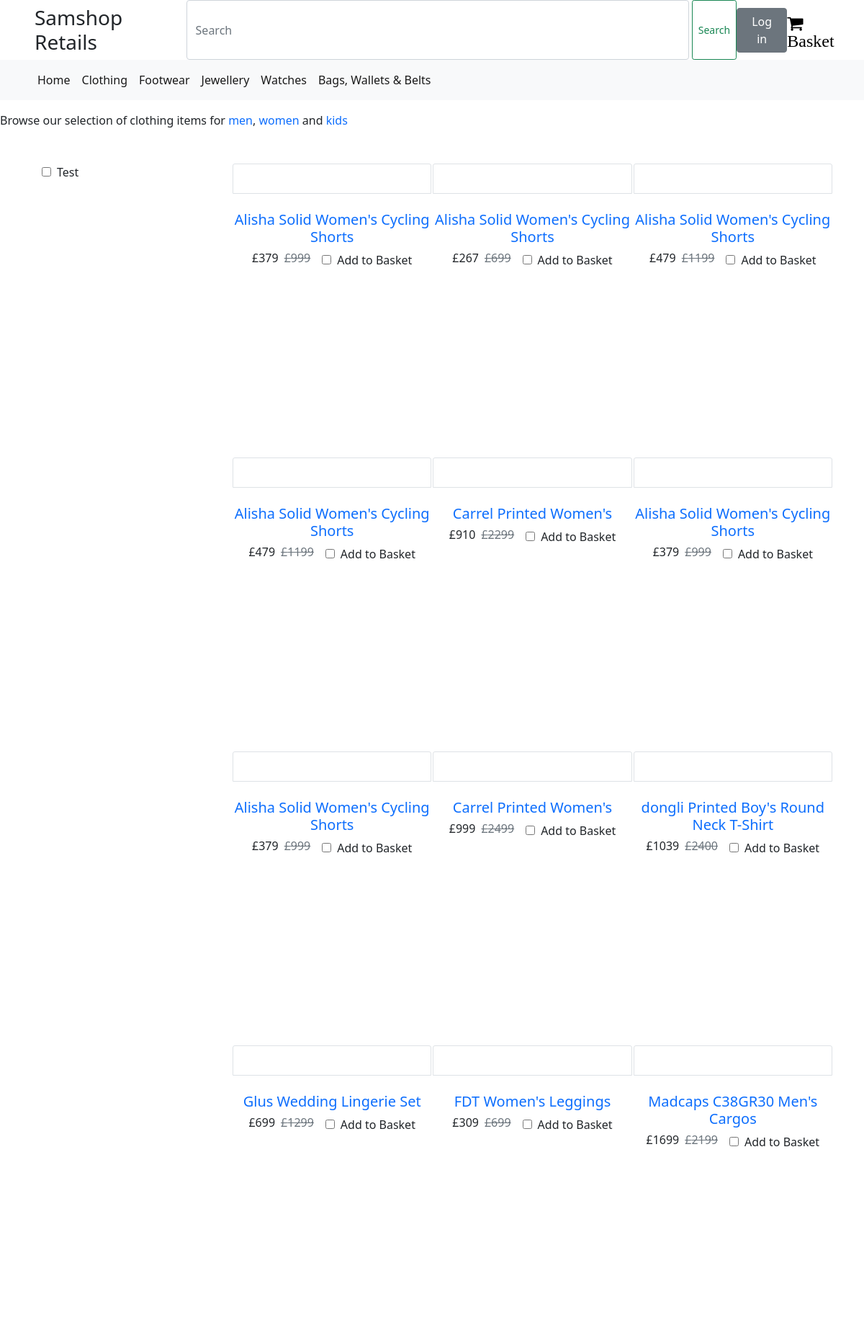
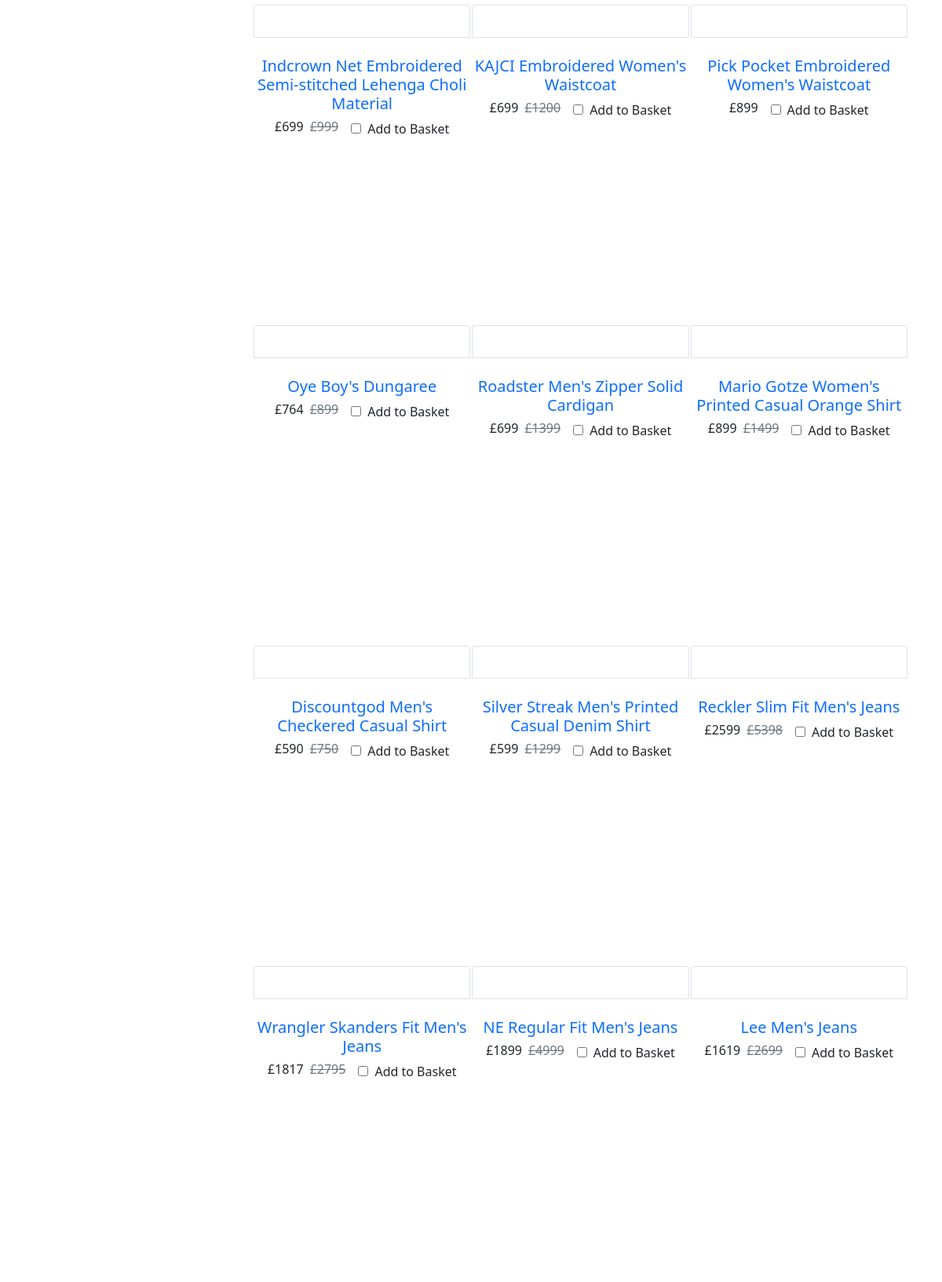
/clothing (upper part), run on the app's committed database (2 pictures, top to bottom).
### samshop/models.py (models this page shows, shortened)
class ProductDetails(models.Model):
    item_name = models.CharField(max_length=2000)
    main_category = models.ForeignKey(MainCategory, on_delete=models.CASCADE)
    sub_category = models.ForeignKey(SubCategory, on_delete=models.CASCADE)
    retail_price = models.IntegerField()
    disc_price = models.IntegerField()
    image1 = models.URLField(max_length=1000)
    image2 = models.URLField(max_length=1000)
    image3 = models.URLField(max_length=1000)
    image4 = models.URLField(max_length=1000)

### samshop/views/general.py (the view)
# urls.py: path('clothing', views.clothing, name='clothing'),
def clothing(request):
    data = ProductDetails.objects.filter(main_category=237)
    paginator = Paginator(data, 51)
    page_number = request.GET.get('page')
    page_obj = paginator.get_page(page_number)
    return render(request, 'samshop/clothing.html', {'page_obj': page_obj})

### samshop/templates/samshop/clothing.html (shortened to what this page needs)
{% extends 'samshop/base.html' %}
{% block content %}
<div>
    <div>
        <div class="mt-3 align-items-center">
            <span>Browse our selection of clothing items for <a href="" class="text-decoration-none">men</a>, <a href="" class="text-decoration-none">women</a> and <a href="" class="text-decoration-none">kids</a></span>
        </div>
        <div class="container d-flex justify-content-between mt-5">
      <div class="col-lg-2">
        <form>
          <input type="checkbox" class="ms-3"><label class="ms-2">Test</label>
        </form>
      </div>
      <div class="col-lg-9  d-flex justify-content-evenly flex-wrap col-md-6 col-sm-12 pb-1">
        {% for row in page_obj %}
        <div class="card product-item border-0 mb-2 border"  style="width: 33%; height: 400px;">
          <div class="card-header border position-relative overflow-hidden bg-transparent">
          </div>
          <div class="card-body border-left border-right text-center p-0 pt-4 pb-3 d-flex flex-column align-items-center">
            <a href="" class="text-decoration-none"><h5 class=" mb-2">{{row.item_name}}</h5></a>
            <div class="d-flex justify-content-center">
              <h6>£{{row.disc_price}}</h6>
              {% if row.disc_price < row.retail_price %}
              <h6 class="text-muted ms-2"><del>£{{row.retail_price}}</del></h6>
              {% endif %}
              <form method="post" action="" class="ms-3">
                <input type="checkbox" name="" id="" onchange="submit"><label class="ms-2">Add to Basket</label>
              </form>
            </div>
          </div>
        </div>
        {% endfor %}
      </div>
    </div>
    </div>
{% endblock %}

### data on the page
ProductDetails: item_name "Alisha Solid Women's Cycling Shorts", disc_price "379", retail_price "999"
ProductDetails: item_name "Alisha Solid Women's Cycling Shorts", disc_price "267", retail_price "699"
ProductDetails: item_name "Alisha Solid Women's Cycling Shorts", disc_price "479", retail_price "1199"
ProductDetails: item_name "Alisha Solid Women's Cycling Shorts", disc_price "479", retail_price "1199"
ProductDetails: item_name "Carrel Printed Women's", disc_price "910", retail_price "2299"
ProductDetails: item_name "Alisha Solid Women's Cycling Shorts", disc_price "379", retail_price "999"
ProductDetails: item_name "Alisha Solid Women's Cycling Shorts", disc_price "379", retail_price "999"
ProductDetails: item_name "Carrel Printed Women's", disc_price "999", retail_price "2499"
ProductDetails: item_name "dongli Printed Boy's Round Neck T-Shirt", disc_price "1039", retail_price "2400"
ProductDetails: item_name "Glus Wedding Lingerie Set", disc_price "699", retail_price "1299"
ProductDetails: item_name "FDT Women's Leggings", disc_price "309", retail_price "699"
ProductDetails: item_name "Madcaps C38GR30 Men's Cargos", disc_price "1699", retail_price "2199"
ProductDetails: item_name "Indcrown Net Embroidered Semi-stitched Lehenga Choli Material", disc_price "699", retail_price "999"
ProductDetails: item_name "KAJCI Embroidered Women's Waistcoat", disc_price "699", retail_price "1200"
ProductDetails: item_name "Pick Pocket Embroidered Women's Waistcoat", disc_price "899"
ProductDetails: item_name "Oye Boy's Dungaree", disc_price "764", retail_price "899"
ProductDetails: item_name "Roadster Men's Zipper Solid Cardigan", disc_price "699", retail_price "1399"
ProductDetails: item_name "Mario Gotze Women's Printed Casual Orange Shirt", disc_price "899", retail_price "1499"
ProductDetails: item_name "Discountgod Men's Checkered Casual Shirt", disc_price "590", retail_price "750"
ProductDetails: item_name "Silver Streak Men's Printed Casual Denim Shirt", disc_price "599", retail_price "1299"
ProductDetails: item_name "Reckler Slim Fit Men's Jeans", disc_price "2599", retail_price "5398"
ProductDetails: item_name "Wrangler Skanders Fit Men's Jeans", disc_price "1817", retail_price "2795"
ProductDetails: item_name "NE Regular Fit Men's Jeans", disc_price "1899", retail_price "4999"
ProductDetails: item_name "Lee Men's Jeans", disc_price "1619", retail_price "2699"
